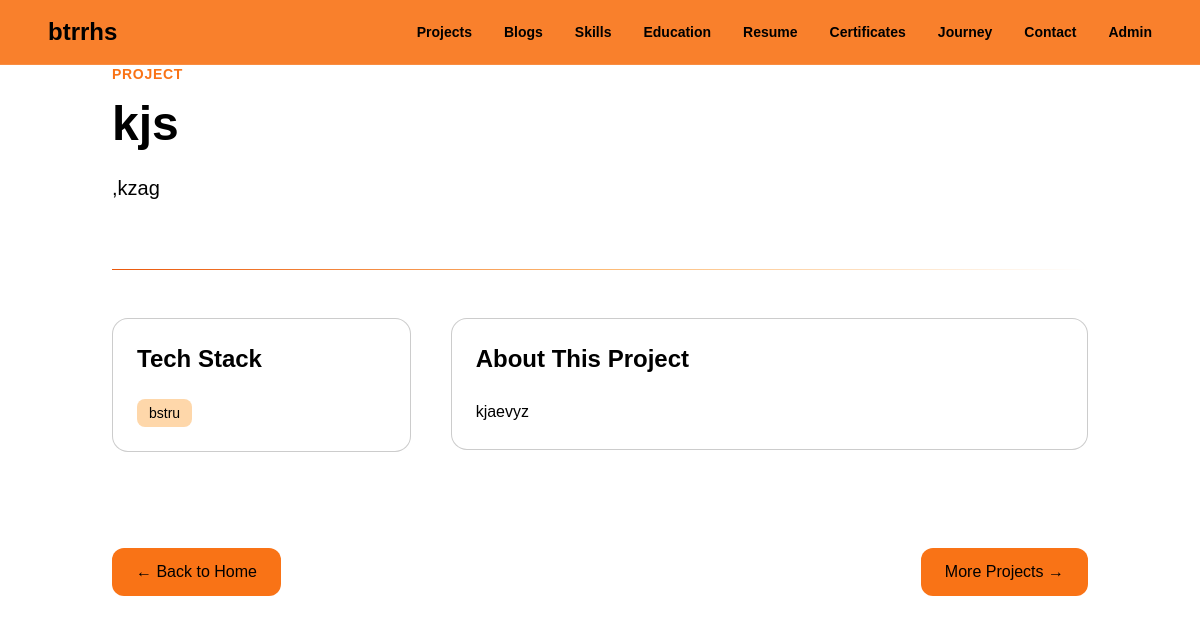
The page /project/1/ on the database as committed earlier.
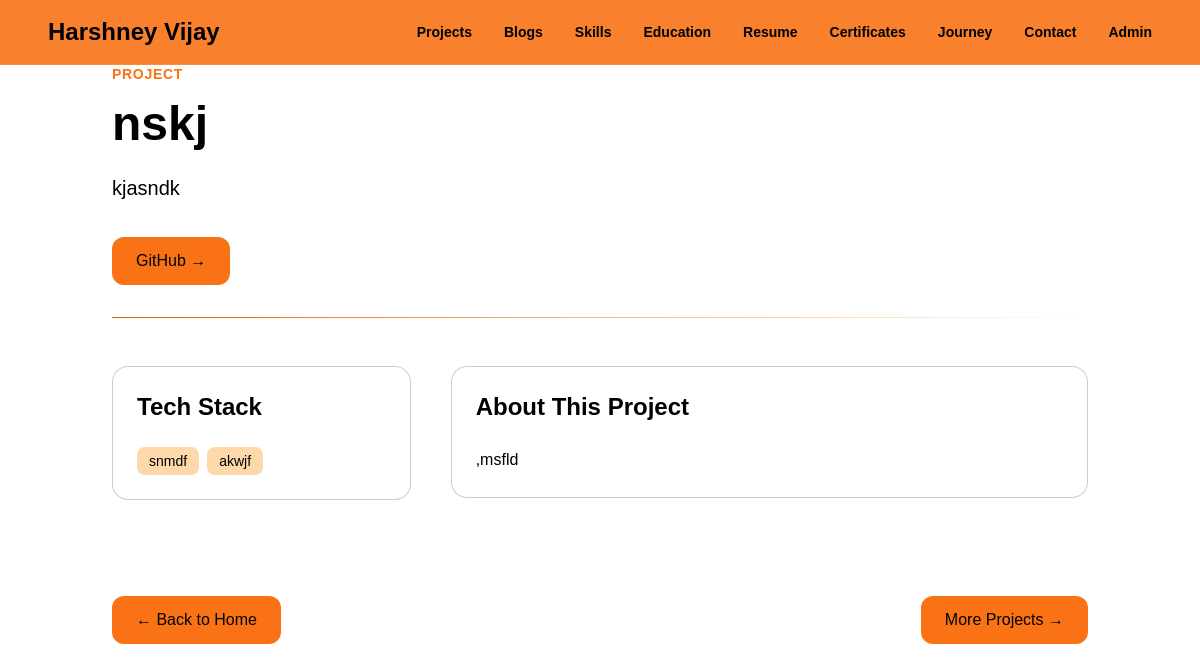
The same page on the database as committed later.
### projects/models.py (models this page shows, shortened)
class Introduction(models.Model):
    name = models.CharField(
        max_length=100
    )
    title = models.CharField(
        max_length=200
    )
    description = models.TextField()

class Project(models.Model):
    title = models.CharField(max_length=200)
    short_description = models.TextField()
    full_description = models.TextField()
    technologies = models.CharField(
        max_length=255,
        blank=True
    )
    github_link = models.URLField(
        blank=True
    )
    live_link = models.URLField(
        blank=True
    )
    image = models.ImageField(
        upload_to='projects/',
        blank=True,
        null=True
    )
    created_at = models.DateTimeField(
        auto_now_add=True
    )
    show_on_homepage = models.BooleanField(
    default=True,
    verbose_name="Show on homepage"
    )

### projects/views.py (the view)
def project_detail(request, pk):
    project = get_object_or_404(
        Project,
        pk=pk
    )
    return render(
        request,
        "projects/project_detail.html",
        {
            "project": project,
            "intro": Introduction.objects.first(),
        },
    )

### projects/templates/projects/project_detail.html (shortened to what this page needs)
{% extends "base.html" %} {% block title %} {{ project.title }} | Project {%endblock %} {% block content %}
<main class="max-w-5xl mx-auto px-6 py-16">
  <header class="mb-12">
    <span
      class="text-orange-500 text-sm uppercase tracking-wider font-semibold"
    >
      Project
    </span>
    <h1 class="text-4xl md:text-5xl font-bold mt-4 leading-tight">
      {{ project.title }}
    </h1>
    {% if project.short_description %}
    <p class="mt-6 text-xl text-black max-w-3xl leading-relaxed break-all">
      {{ project.short_description }}
    </p>
    {% endif %}
    <div class="mt-8 flex flex-wrap gap-4">
      {% if project.github_link %}
      <a
        href="{{ project.github_link }}"
        target="_blank"
        class="px-6 py-3 rounded-xl bg-orange-500 hover:bg-orange-700 text-black font-medium transition"
      >
        GitHub →
      </a>
      {% endif %}
    </div>
    <div
      class="mt-8 h-px bg-gradient-to-r from-orange-600 via-orange-300 to-transparent"
    ></div>
  </header>
  <div class="grid lg:grid-cols-3 gap-10">
    {% if project.technologies %}
    <div class="bg-white p-6 rounded-2xl border border-black/20">
      <h2 class="text-2xl font-bold mb-6">Tech Stack</h2>
      <div class="flex flex-wrap gap-2">
        {% for tech in project.technologies.split %}
        <span class="px-3 py-1 rounded-lg text-sm bg-orange-200 text-black">
          {{ tech }}
        </span>
        {% endfor %}
      </div>
    </div>
    {% endif %}
    <div class="lg:col-span-2">
      <div class="bg-white p-6 rounded-2xl border border-black/20">
        <h2 class="text-2xl font-bold mb-6">About This Project</h2>
        <div class="text-black leading-relaxed break-all space-y-4">
          {{ project.full_description }}
        </div>
      </div>
    </div>
  </div>
  <div class="mt-16 pt-8 flex justify-between items-center">
    <a
      href="{% url 'home' %}"
      class="inline-flex items-center px-6 py-3 rounded-xl bg-orange-500 hover:bg-orange-700 hover:text-white text-black font-medium transition"
    >
      ← Back to Home
    </a>
    <a
    href="{% url 'projects' %}"
    class="inline-flex items-center px-6 py-3 rounded-xl bg-orange-500 hover:bg-orange-700 hover:text-white text-black font-medium transition"
    >
      More Projects →
    </a>
  </div>
</main>
{% endblock %}

### projects/templates/base.html (shortened to what this page needs)
</body>
<!DOCTYPE html>
<html lang="en">
<head>
<link href="https://api.fontshare.com/v2/css?f[]=satoshi@300,400,500,700,900&display=swap" rel="stylesheet">
<link href="https://unpkg.com/aos@2.3.4/dist/aos.css" rel="stylesheet">
<link rel="stylesheet"
href="https://cdnjs.cloudflare.com/ajax/libs/font-awesome/6.7.2/css/all.min.css">
<script src="https://cdn.tailwindcss.com"></script>
</head>
<body class="bg-mist-50 text-black">
<nav id="desktop-navbar"
class="hidden md:block fixed top-0 left-0 w-full z-40
bg-orange-500/90 backdrop-blur-xl
border-b border-white/10
transition-transform duration-300">
<div class="max-w-6xl mx-auto px-6 py-4 flex items-center justify-between">
<a href="/"
class="text-2xl font-black hover:text-white transition">
{{ intro.name }}
</a>
<div class="flex gap-8 text-sm font-semibold">
<a href="/#projects" class="hover:text-white transition">
Projects
</a>
<a href="/#blogs" class="hover:text-white transition">
Blogs
</a>
<a href="/#skills" class="hover:text-white transition">
Skills
</a>
<a href="/#education" class="hover:text-white transition">
Education
</a>
<a href="/#resume" class="hover:text-white transition">
Resume
</a>
<a href="/#certifications" class="hover:text-white transition">
Certificates
</a>
<a href="{% url 'journey' %}" class="hover:text-white transition">
Journey
</a>
<a href="/#contact" class="hover:text-white transition">
Contact
</a>
<a href="/admin" class="hover:text-white transition">
Admin
</a>
</div>
</div>
</nav>
<main class="pt-20 md:pt-0">
{% block content %}
{% endblock %}
</main>
</html>

Rows that differ between the two databases and show on the page:
changed Introduction: name "btrrhs" → "Harshney Vijay"
changed Project: title "kjs" → "nskj"; short_description ",kzag" → "kjasndk"; technologies "bstru" → "snmdf akwjf" (drawn); full_description "kjaevyz" → ",msfld"
Other text that changed with them:
text now shown: "GitHub →"
new list line: "snmdf"
new list line: "akwjf"
list line gone: "bstru"
